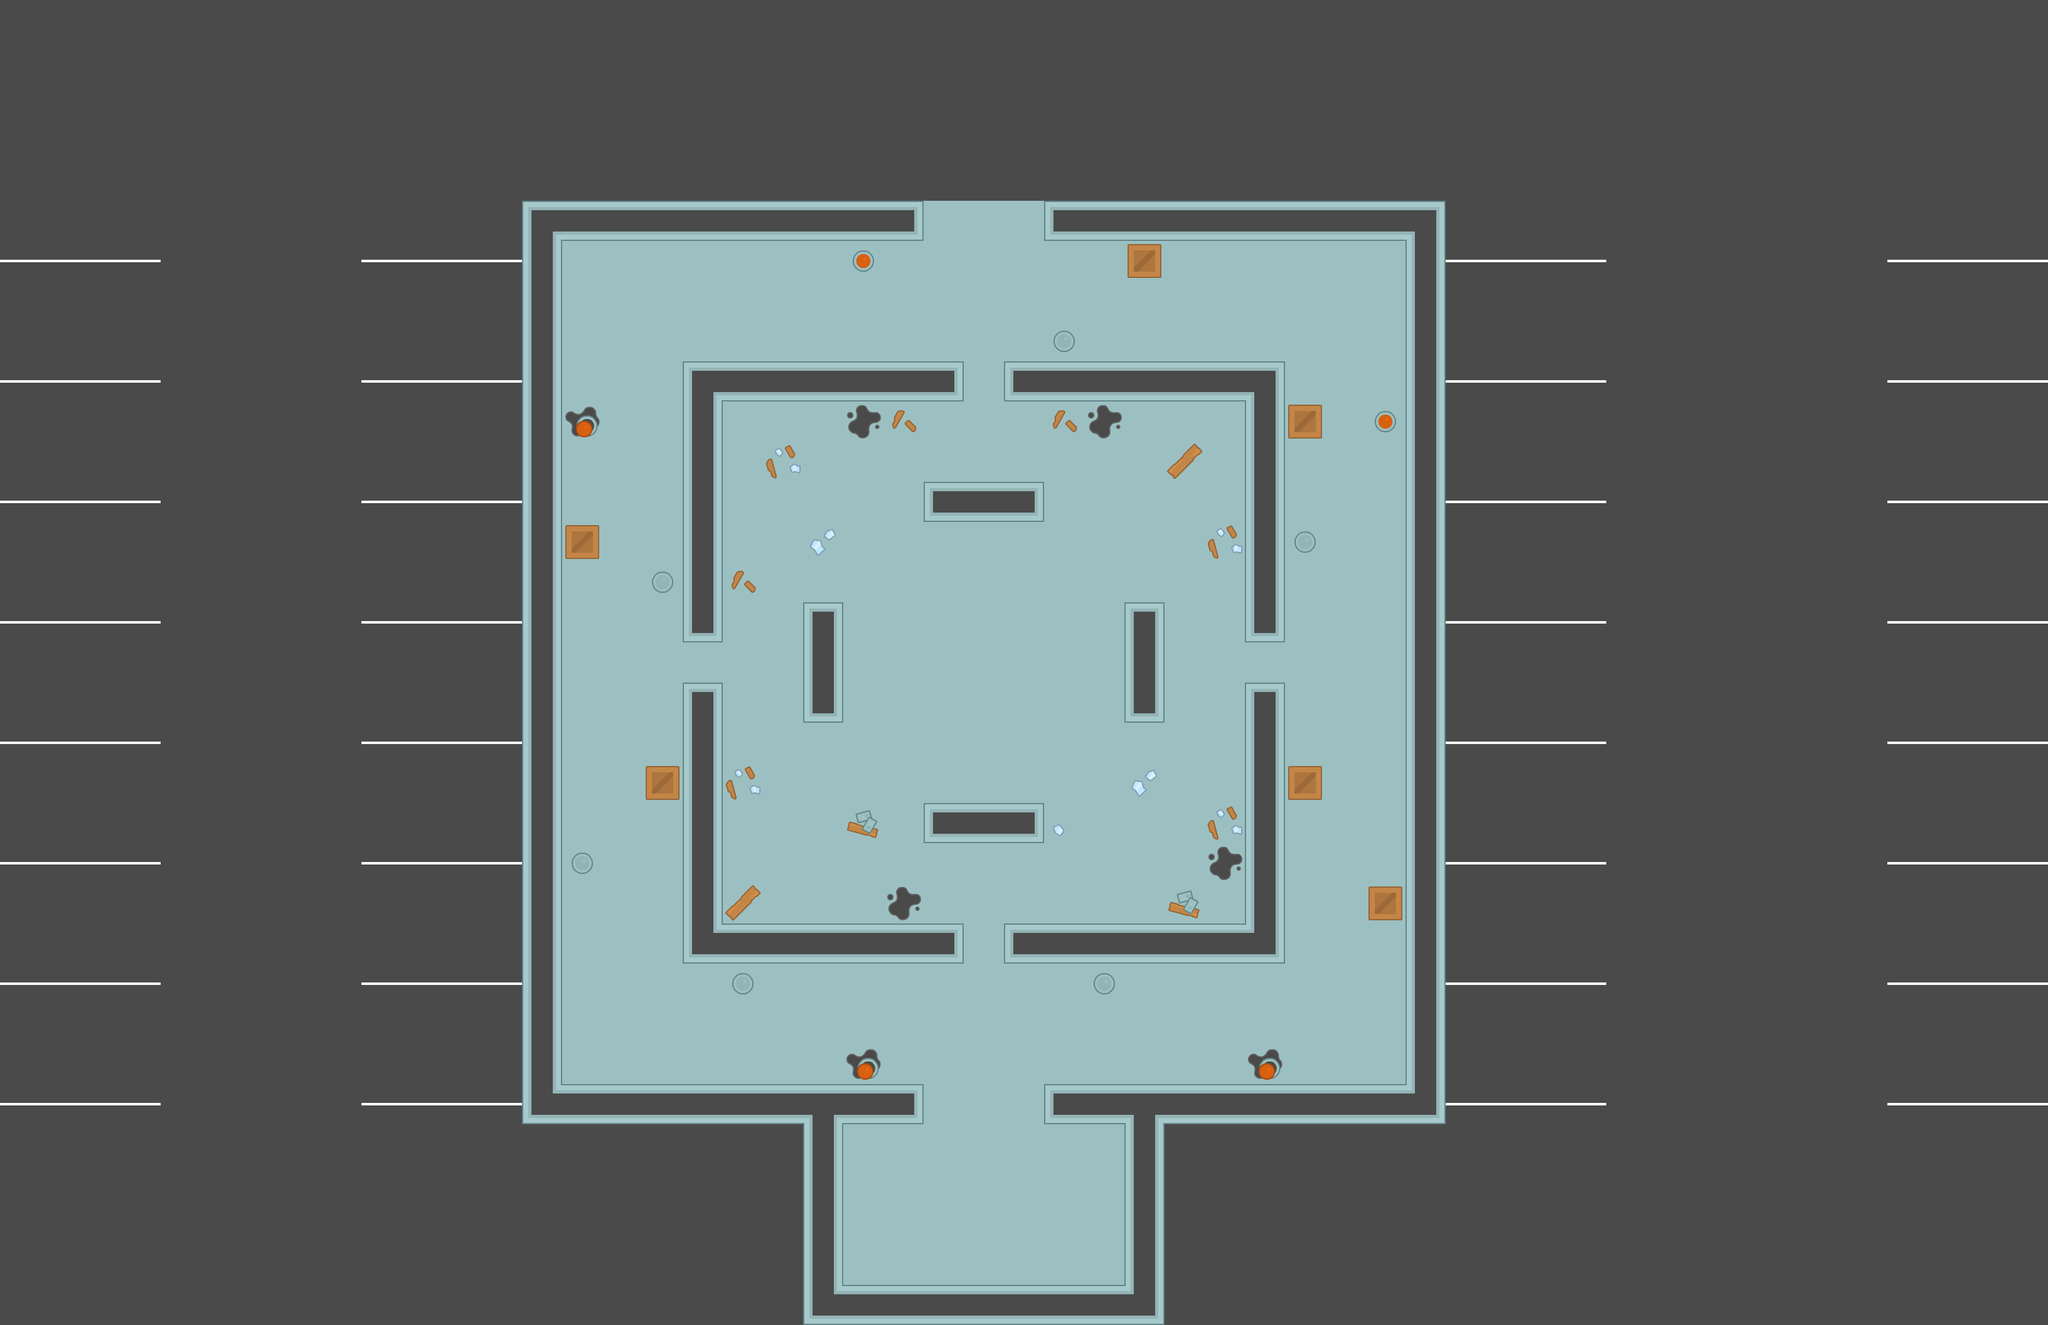

Below is a game level as drawn by its tile map, then a one-line description and the .tmx that defines it (tile-layer data replaced by summaries):
An orthogonal 51x33 tile map with 64x64 px tiles, 4 tile layers (Ground, Walls, Item, Decorations) and 49 objects (38x Wall, 5x rifle, Player, armor, shotgun, ...).

<map version="1.0" tiledversion="1.1.6" orientation="orthogonal" renderorder="right-down" width="51" height="33" tilewidth="64" tileheight="64" infinite="0" nextobjectid="86">
 <tileset firstgid="1" source="../img/Kenny Topdown Pack.tsx" />
 <layer name="Ground" width="51" height="33">
  <data>[1683 cells, 1683 non-empty, 10 distinct tile ids]</data>
 </layer>
 <layer name="Walls" width="51" height="33">
  <data>[1683 cells, 163 non-empty, 11 distinct tile ids]</data>
 </layer>
 <layer name="Item" width="51" height="33">
  <data>[1683 cells, 17 non-empty, 4 distinct tile ids]</data>
 </layer>
 <layer name="Decorations" width="51" height="33">
  <data>[1683 cells, 18 non-empty, 7 distinct tile ids]</data>
 </layer>
 <objectgroup name="Obstacle">
  <object id="1" name="Player" x="1536" y="128" width="64" height="64" />
  <object id="28" name="Enemy" type="rifle" x="960" y="448" width="64" height="64" />
  <object id="30" name="rifle" x="1744" y="1808" width="32" height="32" />
  <object id="31" name="armor" x="1360" y="1808" width="32" height="32" />
  <object id="32" name="shotgun" x="1360" y="2000" width="32" height="32" />
  <object id="33" name="M1" x="1744" y="2000" width="32" height="32" />
  <object id="34" name="Enemy" type="rifle" x="2112" y="448" width="64" height="64" />
  <object id="35" name="Enemy" type="rifle" x="2112" y="1600" width="64" height="64" />
  <object id="36" name="Enemy" type="rifle" x="960" y="1600" width="64" height="64" />
  <object id="37" name="Wall" x="1984" y="576" width="64" height="448" />
  <object id="38" name="Wall" x="1984" y="1088" width="64" height="448" />
  <object id="39" name="Wall" x="1088" y="576" width="64" height="448" />
  <object id="40" name="Wall" x="1088" y="1088" width="64" height="448" />
  <object id="41" name="Wall" x="1280" y="1792" width="64" height="320" />
  <object id="42" name="Wall" x="1792" y="1792" width="64" height="320" />
  <object id="43" name="Wall" x="1344" y="2048" width="448" height="64" />
  <object id="44" name="Wall" x="832" y="1728" width="640" height="64" />
  <object id="45" name="Wall" x="1664" y="1728" width="640" height="64" />
  <object id="46" name="Wall" x="2240" y="384" width="64" height="1344" />
  <object id="47" name="Wall" x="832" y="384" width="64" height="1344" />
  <object id="50" name="Wall" x="1664" y="320" width="640" height="64" />
  <object id="51" name="Wall" x="832" y="320" width="640" height="64" />
  <object id="52" name="Wall" x="1152" y="1472" width="384" height="64" />
  <object id="53" name="Wall" x="1600" y="1472" width="384" height="64" />
  <object id="54" name="Wall" x="1152" y="576" width="384" height="64" />
  <object id="55" name="Wall" x="1600" y="576" width="384" height="64" />
  <object id="56" name="Wall" x="2053" y="1221" width="53" height="53" />
  <object id="57" name="Wall" x="2181" y="1413" width="53" height="53" />
  <object id="58" name="Wall" x="2053" y="645" width="53" height="53" />
  <object id="59" name="Wall" x="1797" y="389" width="53" height="53" />
  <object id="60" name="Wall" x="901" y="837" width="53" height="53" />
  <object id="61" name="Wall" x="1029" y="1221" width="53" height="53" />
  <object id="62" name="Wall" x="1040" y="912" width="32" height="32" />
  <object id="63" name="Wall" x="919" y="664" width="32" height="32" />
  <object id="64" name="Wall" x="1360" y="400" width="32" height="32" />
  <object id="65" name="Wall" x="1680" y="528" width="32" height="32" />
  <object id="66" name="Wall" x="2192" y="656" width="32" height="32" />
  <object id="67" name="Wall" x="2063" y="848" width="32" height="32" />
  <object id="68" name="Wall" x="2007" y="1688" width="32" height="32" />
  <object id="69" name="Wall" x="1744" y="1552" width="32" height="32" />
  <object id="70" name="Wall" x="1367" y="1688" width="32" height="32" />
  <object id="71" name="Wall" x="1168" y="1552" width="32" height="32" />
  <object id="72" name="Wall" x="912" y="1360" width="32" height="32" />
  <object id="73" name="Enemy" type="mini" x="1536" y="1024" width="64" height="64" />
  <object id="77" name="Wall" x="1472" y="768" width="192" height="64" />
  <object id="79" name="Wall" x="1792" y="960" width="64" height="192" />
  <object id="82" name="Wall" x="1472" y="1280" width="192" height="64" />
  <object id="84" name="Wall" x="1280" y="960" width="64" height="192" />
  <object id="85" name="uzi" x="1552" y="211" width="32" height="32" />
 </objectgroup>
</map>
